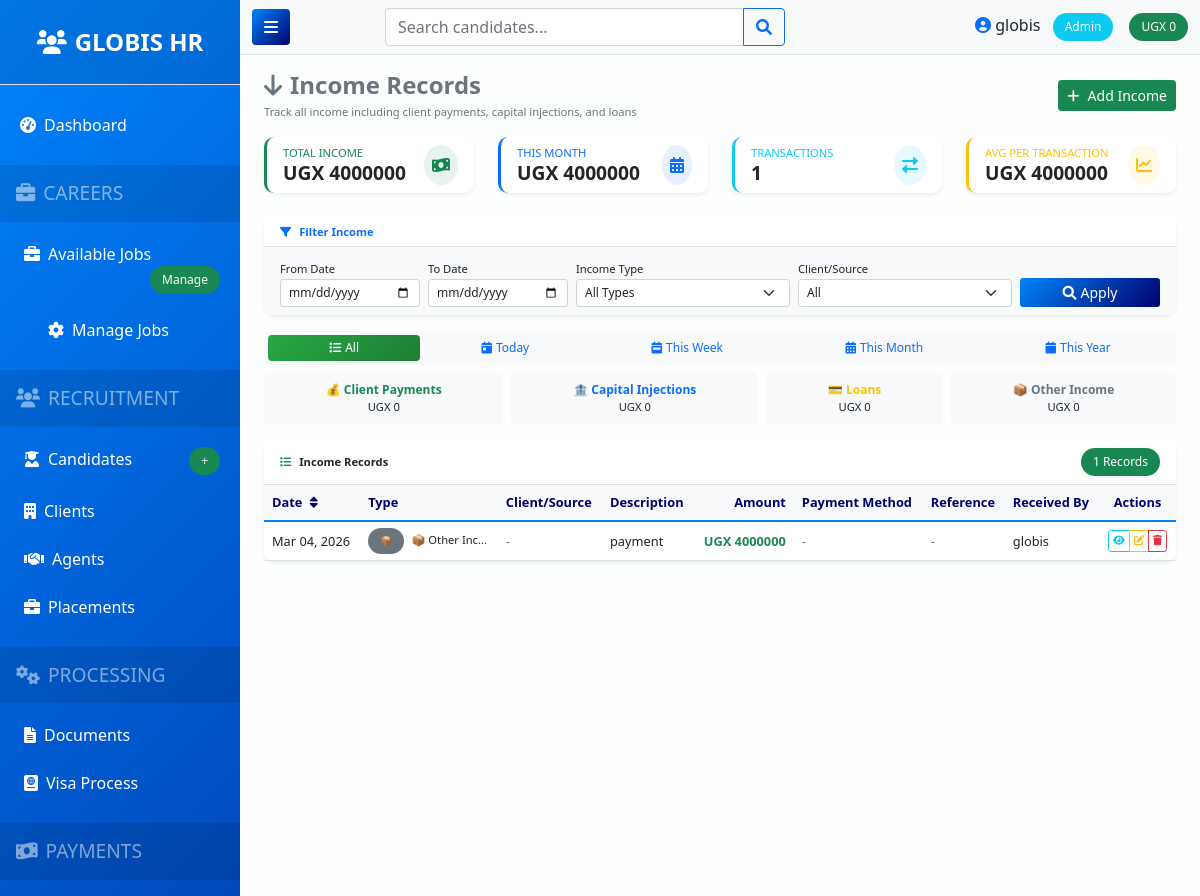
The app's page /finance/income/ (signed in, upper part), older data.
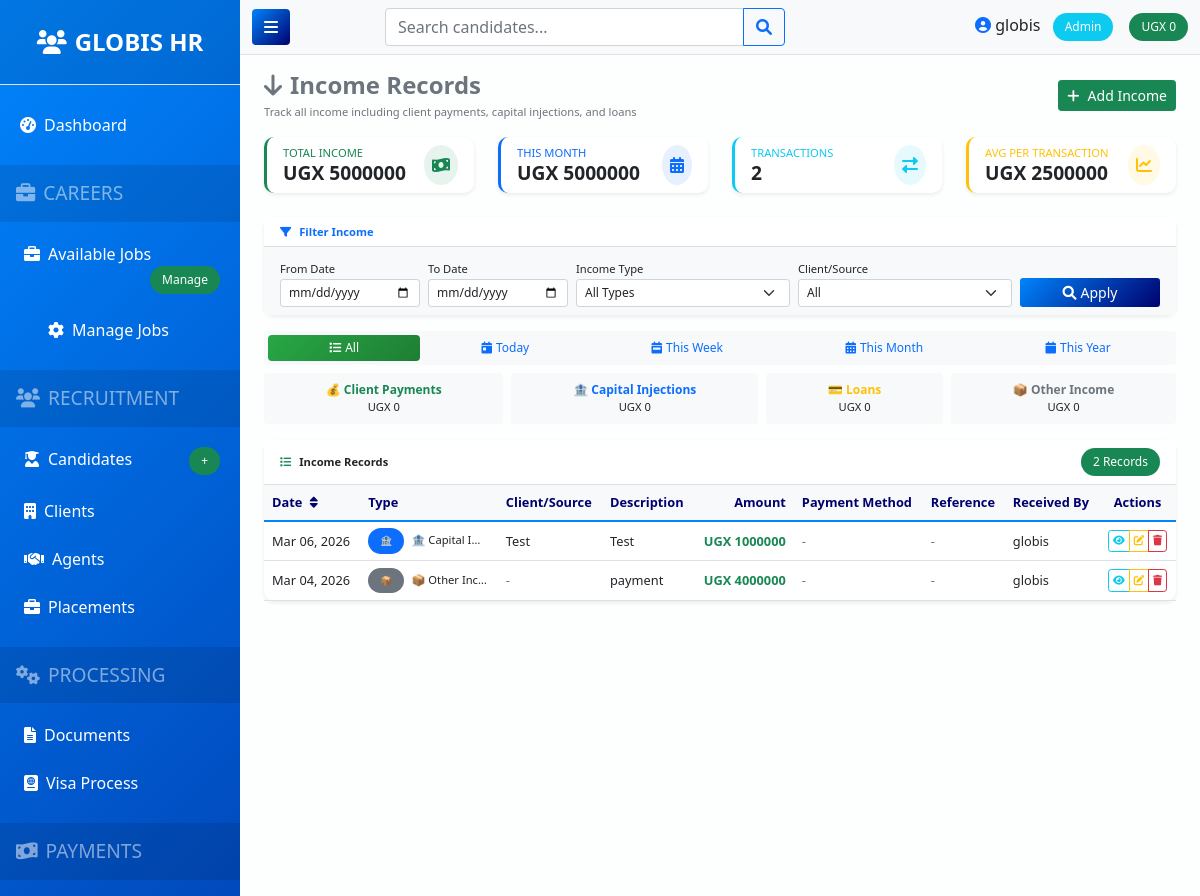
The same page, newer data.
### apps/finance/models.py (models this page shows, shortened)
class Income(models.Model):
        INCOME_TYPES = [
            ('client_payment', '💰 Client Payment'),
            ('capital_injection', '🏦 Capital Injection / Owner Investment'),
            ('loan', '💳 Loan'),
            ('other', '📦 Other Income'),
        ]
        PAYMENT_METHODS = [
            ('cash', 'Cash'),
            ('bank_transfer', 'Bank Transfer'),
            ('cheque', 'Cheque'),
            ('mobile_money', 'Mobile Money'),
            ('other', 'Other'),
        ]
        client = models.ForeignKey(Client, on_delete=models.CASCADE, related_name='incomes', null=True, blank=True,
                                help_text="Required for client payments, leave blank for capital/loans")
        placement = models.OneToOneField(Placement, on_delete=models.CASCADE, null=True, blank=True, related_name='income')
        amount = models.DecimalField(max_digits=10, decimal_places=2)
        date = models.DateField()
        income_type = models.CharField(max_length=20, choices=INCOME_TYPES, default='client_payment')
        payment_method = models.CharField(max_length=20, choices=PAYMENT_METHODS, default='cash')
        reference = models.CharField(max_length=100, blank=True, help_text="Receipt/Invoice/Reference number")
        source = models.CharField(max_length=100, blank=True, help_text="Source of capital (e.g., Owner, Investor, Bank)")
        description = models.TextField(blank=True)
        received_by = models.ForeignKey(User, on_delete=models.SET_NULL, null=True)
        created_at = models.DateTimeField(auto_now_add=True)
        updated_at = models.DateTimeField(auto_now=True)
        receipt = models.FileField(upload_to='income_receipts/', blank=True, null=True)
        class Meta:
            ordering = ['-date']
            verbose_name = "Income"
            verbose_name_plural = "Income Records"

### apps/finance/views.py (the view)
# urls.py: path('income/', views.income_list, name='income_list'),
@login_required
@permission_required('view_income')
def income_list(request):
    incomes = Income.objects.select_related('client', 'received_by').all().order_by('-date')
    total = incomes.aggregate(total=Sum('amount'))['total'] or 0
    income_type = request.GET.get('income_type')
    if income_type:
        incomes = incomes.filter(income_type=income_type)
    date_from = request.GET.get('date_from')
    date_to = request.GET.get('date_to')
    if date_from:
        incomes = incomes.filter(date__gte=date_from)
    if date_to:
        incomes = incomes.filter(date__lte=date_to)
    client_filter = request.GET.get('client')
    if client_filter:
        incomes = incomes.filter(client_id=client_filter)
    today = timezone.now().date()
    first_day_of_month = today.replace(day=1)
    month_total = incomes.filter(date__gte=first_day_of_month).aggregate(total=Sum('amount'))['total'] or 0
    avg_per_transaction = total / incomes.count() if incomes.count() > 0 else 0
    log_activity(
        user=request.user,
        action='VIEW',
        model_type='Income',
        details="Viewed income list",
        request=request
    )
    context = {
        'incomes': incomes,
        'total': total,
        'month_total': month_total,
        'avg_per_transaction': avg_per_transaction,
        'clients': Client.objects.all(),
        'date_from': date_from,
        'date_to': date_to,
        'client_filter': client_filter,
        'income_type': income_type,
        'income_types': Income.INCOME_TYPES,
    }
    return render(request, 'finance/income_list.html', context)

### apps/accounts/models.py (called while the page is built, shortened)
def log_activity(user, action, model_type, object_id=None, object_repr='', details='', request=None):
    log = ActivityLog(
        user=user,
        username=user.username if user else 'System',
        action=action,
        model_type=model_type,
        object_id=object_id,
        object_repr=object_repr,
        details=details
    )
    if request:
        log.ip_address = get_client_ip(request)
        log.user_agent = request.META.get('HTTP_USER_AGENT', '')
    log.save()
    return log

def get_client_ip(request):
    x_forwarded_for = request.META.get('HTTP_X_FORWARDED_FOR')
    if x_forwarded_for:
        ip = x_forwarded_for.split(',')[0]
    else:
        ip = request.META.get('REMOTE_ADDR')
    return ip

    def has_permission(self, permission):
        if self.role == 'admin':
            return True

    def save(self, *args, **kwargs):
        if self.user and not self.username:
            self.username = self.user.username
        super().save(*args, **kwargs)

### templates/finance/income_list.html (shortened to what the changed rows need)
{% extends 'base.html' %}
{% block content %}
<div class="row mt-3">
    <div class="col-md-3 mb-3">
        <div class="card border-start border-success border-4 shadow-sm h-100">
            <div class="card-body py-2">
                <div class="d-flex align-items-center">
                    <div class="flex-grow-1">
                        <div class="small text-success text-uppercase mb-0">Total Income</div>
                        <div class="h4 fw-bold mb-0">UGX {{ total|floatformat:0 }}</div>
                    </div>
                </div>
            </div>
        </div>
    </div>
    <div class="col-md-3 mb-3">
        <div class="card border-start border-primary border-4 shadow-sm h-100">
            <div class="card-body py-2">
                <div class="d-flex align-items-center">
                    <div class="flex-grow-1">
                        <div class="small text-primary text-uppercase mb-0">This Month</div>
                        <div class="h4 fw-bold mb-0">UGX {{ month_total|default:"0"|floatformat:0 }}</div>
                    </div>
                </div>
            </div>
        </div>
    </div>
    <div class="col-md-3 mb-3">
        <div class="card border-start border-info border-4 shadow-sm h-100">
            <div class="card-body py-2">
                <div class="d-flex align-items-center">
                    <div class="flex-grow-1">
                        <div class="small text-info text-uppercase mb-0">Transactions</div>
                        <div class="h4 fw-bold mb-0">{{ incomes|length }}</div>
                    </div>
                </div>
            </div>
        </div>
    </div>
    <div class="col-md-3 mb-3">
        <div class="card border-start border-warning border-4 shadow-sm h-100">
            <div class="card-body py-2">
                <div class="d-flex align-items-center">
                    <div class="flex-grow-1">
                        <div class="small text-warning text-uppercase mb-0">Avg per Transaction</div>
                        <div class="h4 fw-bold mb-0">UGX {{ avg_per_transaction|default:"0"|floatformat:0 }}</div>
                    </div>
                </div>
            </div>
        </div>
    </div>
</div>
<div class="row mt-3">
    <div class="col-12">
        <div class="card shadow-sm">
            <div class="card-header bg-white py-2 d-flex justify-content-between align-items-center">
                <h6 class="mb-0 fw-bold small"><i class="fas fa-list me-2 text-success"></i>Income Records</h6>
                <span class="badge bg-success">{{ incomes|length }} Records</span>
            </div>
            <div class="card-body p-0">
                <div class="table-responsive">
                    <table class="table table-hover align-middle mb-0 small" id="incomeTable">
                        <thead class="bg-light">
                            <tr>
                                <th class="px-2 py-2" onclick="sortTable(0)">Date <i class="fas fa-sort ms-1"></i></th>
                                <th class="px-2 py-2">Type</th>
                                <th class="px-2 py-2">Client/Source</th>
                                <th class="px-2 py-2">Description</th>
                                <th class="px-2 py-2 text-end">Amount</th>
                                <th class="px-2 py-2">Payment Method</th>
                                <th class="px-2 py-2">Reference</th>
                                <th class="px-2 py-2">Received By</th>
                                <th class="px-2 py-2 text-center">Actions</th>
                            </tr>
                        </thead>
                        <tbody>
                            {% for income in incomes %}
                            <tr>
                                <td class="px-2">{{ income.date|date:"M d, Y" }}</td>
                                <td class="px-2">
                                    {% if income.income_type == 'client_payment' %}
                                        <span class="badge bg-success" title="Client Payment">💰</span>
                                    {% elif income.income_type == 'capital_injection' %}
                                        <span class="badge bg-primary" title="Capital Injection">🏦</span>
                                    {% elif income.income_type == 'loan' %}
                                        <span class="badge bg-warning" title="Loan">💳</span>
                                    {% else %}
                                        <span class="badge bg-secondary" title="Other">📦</span>
                                    {% endif %}
                                    <small class="ms-1">{{ income.get_income_type_display|truncatechars:12 }}</small>
                                </td>
                                <td class="px-2 fw-semibold">
                                    {% if income.income_type == 'client_payment' and income.client %}
                                        {{ income.client.company_name|truncatechars:20 }}
                                    {% elif income.source %}
                                        {{ income.source|truncatechars:20 }}
                                    {% else %}
                                        <span class="text-muted">-</span>
                                    {% endif %}
                                </td>
                                <td class="px-2">{{ income.description|default:"-"|truncatechars:25 }}</td>
                                <td class="px-2 text-end fw-bold text-success">UGX {{ income.amount|floatformat:0 }}</td>
                                <td class="px-2">
                                    {% if income.payment_method %}
                                        <span class="badge bg-secondary" style="font-size: 0.6rem;">{{ income.get_payment_method_display|truncatechars:8 }}</span>
                                    {% else %}
                                        <span class="text-muted">-</span>
                                    {% endif %}
                                </td>
                                <td class="px-2">
                                    {% if income.reference %}
                                        <span class="badge bg-info" style="font-size: 0.6rem;">{{ income.reference|truncatechars:8 }}</span>
                                    {% else %}
                                        <span class="text-muted">-</span>
                                    {% endif %}
                                </td>
                                <td class="px-2">{{ income.received_by.username }}</td>
                                <td class="px-2 text-center">
                                    <div class="btn-group btn-group-sm" role="group">
                                        <a href="{% url 'income_detail' income.id %}" class="btn btn-outline-info" title="View Details">
                                            <i class="fas fa-eye"></i>
                                        </a>
                                        <a href="{% url 'income_edit' income.id %}" class="btn btn-outline-warning" title="Edit">
                                            <i class="fas fa-edit"></i>
                                        </a>
                                        <button type="button" class="btn btn-outline-danger" title="Delete"
                                                onclick="showDeleteModal({{ income.id }}, '{% if income.client %}{{ income.client.company_name|escapejs }}{% else %}{{ income.source|escapejs }}{% endif %}', {{ income.amount }})">
                                            <i class="fas fa-trash"></i>
                                        </button>
                                    </div>
                                </td>
                            </tr>
                            {% endfor %}
                        </tbody>
                    </table>
                </div>
            </div>
        </div>
    </div>
</div>
{% endblock %}

Row changes from the older to the newer data that the page shows:
added Income: date "Mar 06, 2026", income_type "🏦 Capital I…", source "Test", description "Test", amount "1000000", received_by.username "globis"
Text that changed along with them:
{{ total|floatformat:0 }}: "4000000" → "5000000"
{{ month_total|default:"0"|floatformat:0 }}: "4000000" → "5000000"
{{ incomes|length }}: "1" → "2"
{{ avg_per_transaction|default:"0"|floatformat:0 }}: "4000000" → "2500000"
